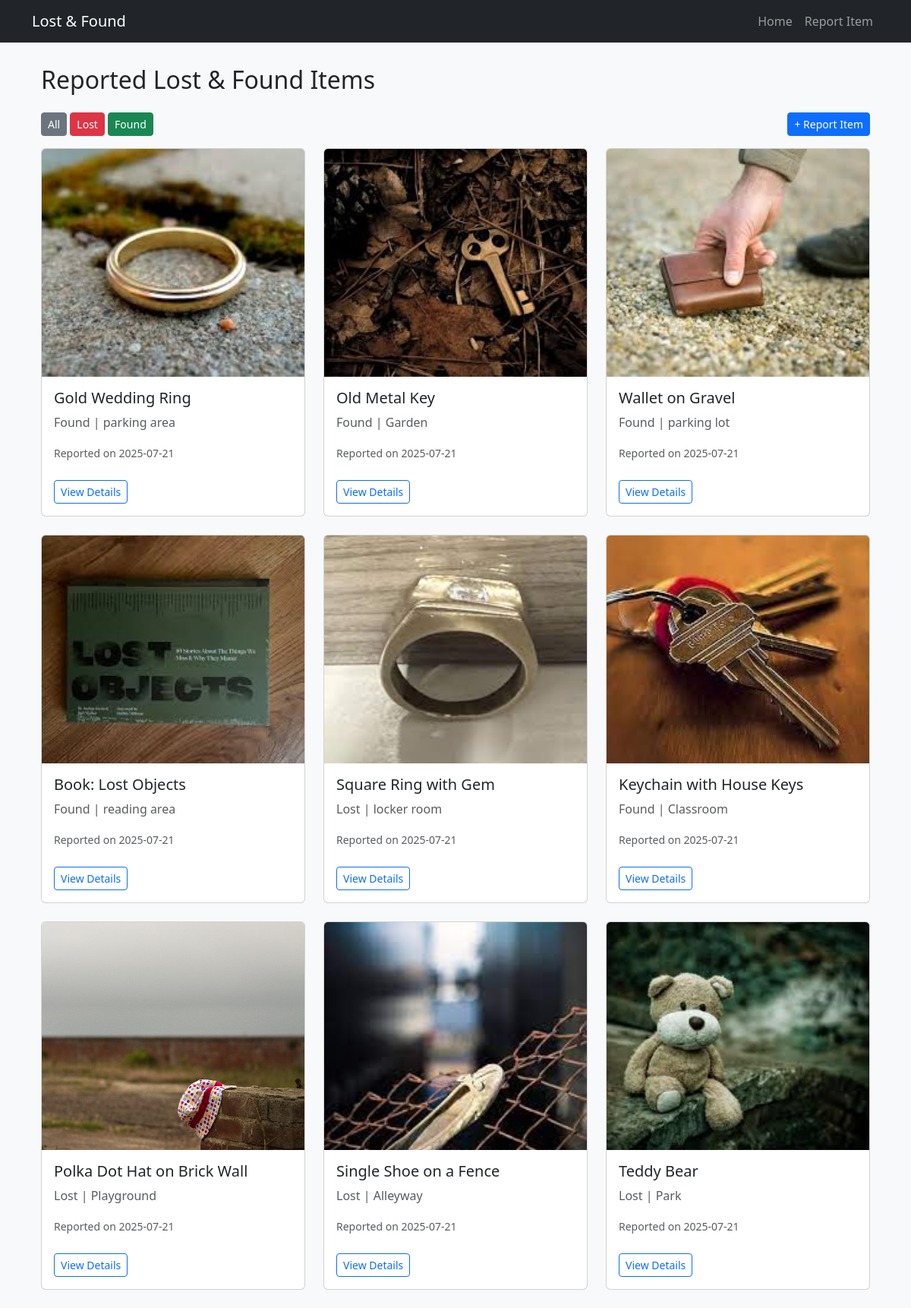
The page / on the database its author committed.
### app.py (models this page shows)
class Item(db.Model):
    id = db.Column(db.Integer, primary_key=True)
    item_name = db.Column(db.String(100), nullable=False)
    item_type = db.Column(db.String(10), nullable=False)
    description = db.Column(db.Text, nullable=False)
    location = db.Column(db.String(100), nullable=False)
    date_reported = db.Column(db.DateTime, default=datetime.utcnow)
    contact_name = db.Column(db.String(50), nullable=False)
    contact_email = db.Column(db.String(100), nullable=False)
    image_filename = db.Column(db.String(120))

### app.py (the view)
@app.route("/",methods=['GET'])
def home_page():
    item_type=request.args.get("type")
    if item_type in ['lost','found']:
        items=Item.query.filter_by(item_type=item_type).order_by(Item.date_reported.desc()).all()
    else:
        items=Item.query.order_by(Item.date_reported.desc()).all()
    return render_template("home.html",items=items)

### templates/home.html (shortened to what this page needs)
{% extends "base.html" %}
{% block content %}
<div class="container mt-4">
        <h2 class="mb-4">Reported Lost & Found Items</h2>
        <div class="mb-3">
            <a href="/" class="btn btn-secondary btn-sm">All</a>
            <a href="/?type=lost" class="btn btn-danger btn-sm">Lost</a>
            <a href="/?type=found" class="btn btn-success btn-sm">Found</a>
            <a href="/report" class="btn btn-primary btn-sm float-end">+ Report Item</a>
        </div>
        <div class="row">
            {% for item in items %}
        <div class="col-md-4 mb-4">
                <div class="card">
                    {% if item.image_filename %}
<img src="{{ url_for('static', filename='uploads/' + item.image_filename) }}" class="card-img-top" alt="Item Image">
{% endif %}
                    <div class="card-body">
                        <h5 class="card-title">{{item.item_name}}</h5>
                        <p class="card-text text-muted">{{item.item_type|capitalize}} | {{item.location}}</p>
                        <p class="card-text"><small class="text-muted">Reported on {{ item.date_reported.strftime('%Y-%m-%d') }}</small></p>
                        <a href="{{ url_for('item_detail', item_id=item.id) }}" class="btn btn-outline-primary btn-sm mt-2">View Details</a>
                    </div>
                </div>
            </div>
            {% endfor %}
        </div>
    </div>
{% endblock %}

### templates/base.html (shortened to what this page needs)
<!DOCTYPE html>
<html lang="en">
<head>
  <link href="https://cdn.jsdelivr.net/npm/bootstrap@5.3.0/dist/css/bootstrap.min.css" rel="stylesheet">
</head>
<body>
<nav class="navbar navbar-expand-lg navbar-dark bg-dark">
  <div class="container">
    <a class="navbar-brand" href="/">Lost & Found</a>
    <div class="collapse navbar-collapse">
      <ul class="navbar-nav ms-auto">
        <li class="nav-item"><a class="nav-link" href="/">Home</a></li>
        <li class="nav-item"><a class="nav-link" href="/report">Report Item</a></li>
      </ul>
    </div>
  </div>
</nav>
<div class="container">
  {% block content %}
  {% endblock %}
</div>
</body>
</html>

### templates/base.html (style rules this page uses)
body { background-color: #f8f9fa; }
.navbar { margin-bottom: 30px; }

### templates/home.html (style rules this page uses)
img { height: 300px; object-fit: cover; }

### rows shown on the page
Item: image_filename (picture), item_name "Gold Wedding Ring", item_type "Found", location "parking area", date_reported "2025-07-21"
Item: image_filename (picture), item_name "Old Metal Key", item_type "Found", location "Garden", date_reported "2025-07-21"
Item: image_filename (picture), item_name "Wallet on Gravel", item_type "Found", location "parking lot", date_reported "2025-07-21"
Item: image_filename (picture), item_name "Book: Lost Objects", item_type "Found", location "reading area", date_reported "2025-07-21"
Item: image_filename (picture), item_name "Square Ring with Gem", item_type "Lost", location "locker room", date_reported "2025-07-21"
Item: image_filename (picture), item_name "Keychain with House Keys", item_type "Found", location "Classroom", date_reported "2025-07-21"
Item: image_filename (picture), item_name "Polka Dot Hat on Brick Wall", item_type "Lost", location "Playground", date_reported "2025-07-21"
Item: image_filename (picture), item_name "Single Shoe on a Fence", item_type "Lost", location "Alleyway", date_reported "2025-07-21"
Item: image_filename (picture), item_name "Teddy Bear", item_type "Lost", location "Park", date_reported "2025-07-21"
